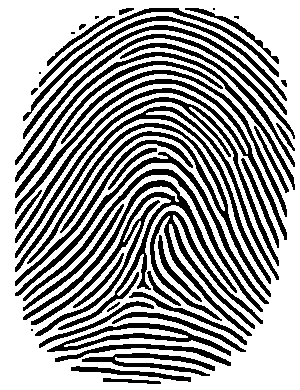
#> input picture pictures/01.png, 300 x 390 px
$ python -i Logic.py   (imports and definitions only)
#> lines starting #> are read from the running program, lines starting #| are printed output that depends on the picture; after the words box and inside, x2 and y2 are one past the last pixel; in counts of white or black regions, pixels touching at a corner belong together
import cv2
import numpy as np


def convert_to_gray(image):
    if image.shape[2] == 3:
        image = cv2.cvtColor(image, cv2.COLOR_BGR2GRAY)
    return image


def binarization(image, threshold):
    look_up_table = np.empty(256, np.uint8)

    for i in range(256):
        if i <= threshold:
            look_up_table[i] = 1
        else:
            look_up_table[i] = 0

    return cv2.LUT(image, look_up_table)


def otsu(image):
    image = convert_to_gray(image)
    hist = cv2.calcHist([image], [0], None, [256], [0, 256])
    hist_norm = hist.ravel() / hist.sum()
    Q = hist_norm.cumsum()

    bins = np.arange(256)

    fn_min = np.inf
    thresh = -1

    for i in range(1, 256):
        p1, p2 = np.hsplit(hist_norm, [i])  # probabilities
        q1, q2 = Q[i], Q[255] - Q[i]  # cum sum of classes
        if q1 < 1.e-6 or q2 < 1.e-6:
            continue
        b1, b2 = np.hsplit(bins, [i])  # weights
        # finding means and variances
        m1, m2 = np.sum(p1 * b1) / q1, np.sum(p2 * b2) / q2
        v1, v2 = np.sum(((b1 - m1) ** 2) * p1) / q1, np.sum(((b2 - m2) ** 2) * p2) / q2
        # calculates the minimization function
        fn = v1 * q1 + v2 * q2
        if fn < fn_min:
            fn_min = fn
            thresh = i

    return binarization(image, thresh)


def K3M(image):
    a_values = [[3, 6, 7, 12, 14, 15, 24, 28, 30, 31, 48, 56, 60, 62, 63, 96, 112, 120,
                 124, 126, 127, 129, 131, 135, 143, 159, 191, 192, 193, 195, 199, 207, 223,
                 224, 225, 227, 231, 239, 240, 241, 243, 247, 248, 249, 251, 252, 253, 254],
                [7, 14, 28, 56, 112, 131, 193, 224],
                [7, 14, 15, 28, 30, 56, 60, 112, 120, 131, 135, 193, 195, 224, 225, 240],
                [7, 14, 15, 28, 30, 31, 56, 60, 62, 112, 120, 124, 131,
                 135, 143, 193, 195, 199, 224, 225, 227, 240, 241, 248],
                [7, 14, 15, 28, 30, 31, 56, 60, 62, 63, 112, 120, 124, 126, 131, 135, 143,
                 159, 193, 195, 199, 207, 224, 225, 227, 231, 240, 241, 243, 248, 249, 252],
                [7, 14, 15, 28, 30, 31, 56, 60, 62, 63, 112, 120, 124, 126, 131, 135, 143, 159, 191,
                 193, 195, 199, 207, 224, 225, 227, 231, 239, 240, 241, 243, 248, 249, 251, 252, 254]]

    look_up_table = np.zeros(256, np.uint8)
    for i in range(256):
        if i in a_values[0]:
            look_up_table[i] = 1

    kernel = np.array([[128, 1, 2],
                       [64, 0, 4],
                       [32, 16, 8]])

    kernel_altered = np.array([[128, 1, 2],
                               [64, 256, 4],
                               [32, 16, 8]])
    image = otsu(image)

    # expand image by 1 pixel border
    height = image.shape[0]
    width = image.shape[1]

    expand_zero = np.zeros((height+2, width+2), dtype=np.uint8)

    # insert original image within 0-filled matrix
    expand_zero[1:height+1, 1:width+1] = image

    # switch original image
    image = expand_zero

    while True:
        copy = image.copy()

        temp = cv2.filter2D(image, -1, kernel_altered, delta=-256)
        border = cv2.LUT(temp, look_up_table)

        for i in range(1, 6):
            indices = np.argwhere(border == 1)
            for (y, x) in indices:
                area = image[y-1:y+2, x-1:x+2]
                weight = np.sum(area * kernel)
                if weight in a_values[i]:
                    image[y, x] = 0
        if (image == copy).all():
            break

    indices = np.argwhere(image == 1)
    for (y, x) in indices:
        area = image[y - 1:y + 2, x - 1:x + 2]
        weight = np.sum(area * kernel)
        if weight in a_values[0]:
            image[y, x] = 0
    image = image[1:-1, 1:-1]
    result = np.where(image > 0, 0, 255).astype(np.uint8)
    result = cv2.cvtColor(result, cv2.COLOR_GRAY2BGR)
    return result


# [96 lines left out: functions detect_minutiae, delete_false_minutiae, find_percentage_index, not called in this run]

>>> import cv2
>>> picture = cv2.imread('pictures/01.png')
#> picture is the input picture: shape (390, 300, 3); 62.6% white; 47 black regions (6 under 20 px), largest, box (x1, y1, x2, y2) and area: (23, 180, 237, 336) 4591, (15, 79, 287, 243) 3309, (27, 123, 271, 297) 2837
>>> result = K3M(picture)
#> in otsu, `hist = cv2.calcHist([image], [0], None, [256], [0, 256])`: hist = 256 values, max 73209 at index 255, min 0 at index 1, mean 457
#> in otsu, `hist_norm = hist.ravel() / hist.sum()`: hist_norm = 256 values, max 0.626 at index 255, min 0 at index 1, mean 0.00391
#> in otsu, `Q = hist_norm.cumsum()`: Q = 256 values from 0.374 to 1
#> the loop in otsu, `for i in range(1, 256):` made 255 passes
#> (p1, fn_min) on pass 1: ([0.374], 0)
#> p1 on passes 2 to 7: [0.374, 0], [0.374, 0, 0], [0.374, 0, 0, 0], [0.374, 0, 0, 0, 0], [0.374, 0, 0, 0, 0, 0], [0.374, 0, 0, 0, 0, 0, 0]
#> after the loop in otsu, `for i in range(1, 256):`: fn_min = 0; thresh = 1
#> after the loop in binarization, `for i in range(256):`: look_up_table = 256 values, max 1 at index 0, min 0 at index 2, mean 0.00781
#> in K3M, `expand_zero[1:height+1, 1:width+1] = image`:
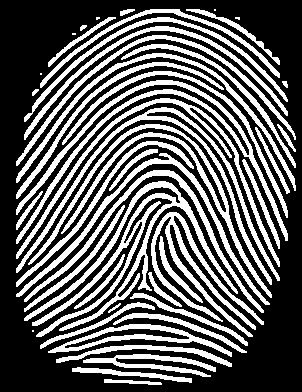
#> expand_zero: shape (392, 302); values 0 (black) and 1 (white), 37% white; 47 white regions (6 under 20 px), largest, box (x1, y1, x2, y2) and area: (24, 181, 238, 337) 4591, (16, 80, 288, 244) 3309, (28, 124, 272, 298) 2837
#> the loop in K3M, `while True:` made 4 passes
#> pass 1, in K3M, `temp = cv2.filter2D(image, -1, kernel_altered, delta=-256)`:
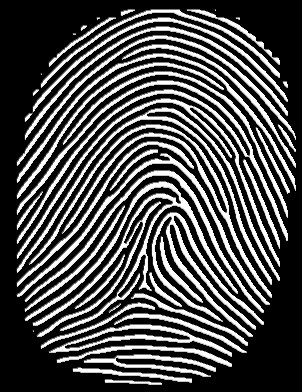
#> temp: shape (392, 302); min 0, max 255, mean 76.9
#> pass 1, in K3M, `border = cv2.LUT(temp, look_up_table)`:
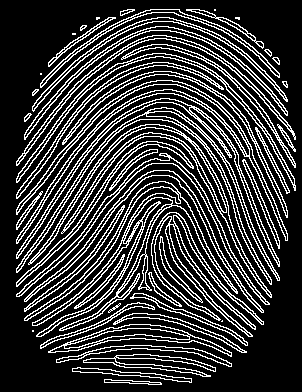
#> border: shape (392, 302); values 0 (black) and 1 (white), 22.5% white in thin lines or dots, all inside (x1, y1, x2, y2) = (16, 9, 296, 385)
#> pass 2, in K3M, `copy = image.copy()`:
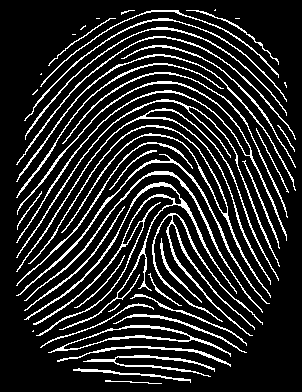
#> copy: shape (392, 302); values 0 (black) and 1 (white), 15.4% white in thin lines or dots, all inside (x1, y1, x2, y2) = (16, 9, 296, 384)
#> after the loop in K3M, `while True:`:
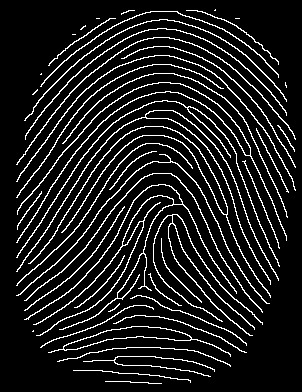
#> image: shape (392, 302); values 0 (black) and 1 (white), 11.2% white in thin lines or dots, all inside (x1, y1, x2, y2) = (16, 9, 296, 384)
#> after the loop in K3M, `while True:`:
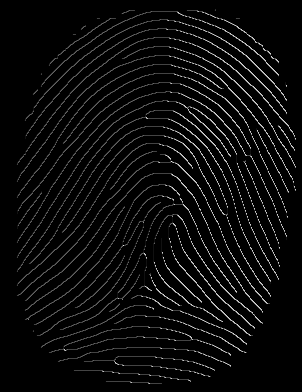
#> temp: shape (392, 302); min 0, max 236, mean 11.4
#> in K3M, `indices = np.argwhere(image == 1)`: indices = 13303 pairs, first value 9 to 383, second value 16 to 295
#> the loop in K3M, `for (y, x) in indices:` made 13303 passes
#> (y, x, area, weight) on passes 1 to 3: (9, 215, [[0, 0, 0], [0, 1, 0], [1, 1, 0]], 48), (10, 128, [[0, 0, 0], [0, 1, 1], [1, 1, 0]], 52), (10, 129, [[0, 0, 0], [1, 1, 1], [1, 0, 0]], 100)
#> after the loop in K3M, `for (y, x) in indices:`: image: shape (392, 302); values 0 (black) and 1 (white), 11.2% white in thin lines or dots, all inside (x1, y1, x2, y2) = (16, 10, 296, 384)
#> in K3M, `image = image[1:-1, 1:-1]`:
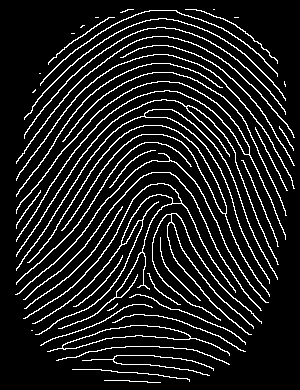
#> image: shape (390, 300); values 0 (black) and 1 (white), 11.3% white in thin lines or dots, all inside (x1, y1, x2, y2) = (15, 9, 295, 383)

$ run again, on pictures/02.png
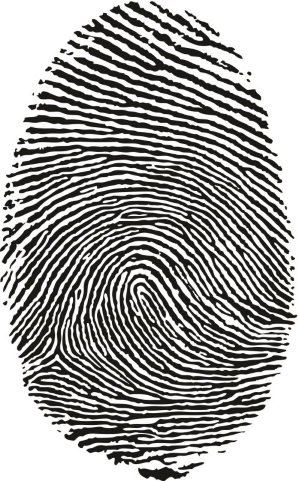
#> input picture pictures/02.png, 298 x 481 px
#> picture is the input picture: shape (481, 298, 3); mean B, G, R 157.4, 159.7, 160.2
#> hist = 256 values, max 32585 at index 255, min 0 at index 0, mean 559.9
#> hist_norm = 256 values, max 0.227 at index 255, min 0 at index 0, mean 0.00391
#> Q = 256 values from 0 to 1
#> the loop in otsu, `for i in range(1, 256):` made 255 passes
#> (p1, q1, q2, m1, m2, v1, v2, fn) on pass 16: ([0, 0, 0, 0, 0, 0, 0, 0, 0, 0, 0, 0, 0, 0, 0, 0], 6.98e-06, 1, 0, 159.7, 0, 10533.9, 10533.8)
#> in binarization, `return cv2.LUT(image, look_up_table)`:
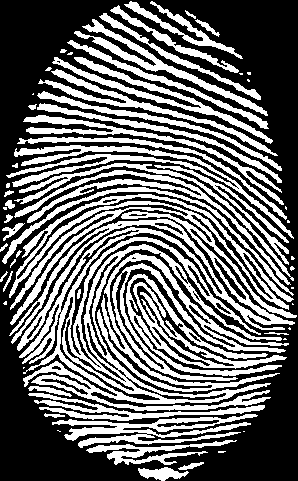
#> returned value: shape (481, 298); values 0 (black) and 1 (white), 41.4% white; 63 white regions (22 under 20 px), largest, box (x1, y1, x2, y2) and area: (9, 194, 297, 411) 19177, (97, 253, 289, 392) 5074, (126, 274, 287, 376) 3724
#> expand_zero: shape (483, 300); values 0 (black) and 1 (white), 40.9% white; 63 white regions (22 under 20 px), largest, box (x1, y1, x2, y2) and area: (10, 195, 298, 412) 19177, (98, 254, 290, 393) 5074, (127, 275, 288, 377) 3724
#> the loop in K3M, `for (y, x) in indices:` made 18466 passes
#> (y, x) on passes 1 to 3: (3, 151), (3, 152), (4, 152)
#> in K3M, `image = image[1:-1, 1:-1]`:
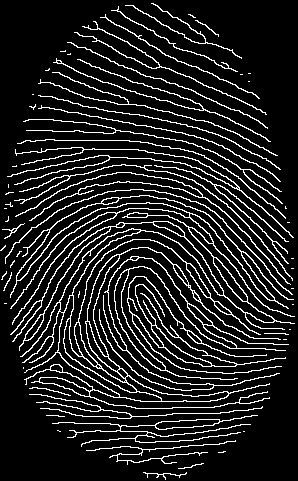
#> image: shape (481, 298); values 0 (black) and 1 (white), 12.8% white in thin lines or dots

$ run again, on pictures/03.png
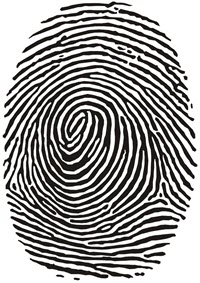
#> input picture pictures/03.png, 200 x 283 px
#> picture is the input picture: shape (283, 200, 3); mean B, G, R 155.5, 157, 157.9
#> hist = 256 values, max 16201 at index 255, min 39 at index 130, mean 221.1
#> hist_norm = 256 values, max 0.286 at index 255, min 0.000689 at index 130, mean 0.00391
#> Q = 256 values from 0.00405 to 1
#> the loop in otsu, `for i in range(1, 256):` made 255 passes
#> (p1, q1, q2, m1, m2, v1, v2, fn) on passes 1 to 4: ([0.00405], 0.00601, 0.994, 0, 158, 0, 11080.1, 11013.5), ([0.00405, 0.00196], 0.00829, 0.992, 0.237, 158.4, 0.165, 11056.9, 10965.3), ([0.00405, 0.00196, 0.00228], 0.011, 0.989, 0.59, 158.8, 0.568, 11031.6, 10909.7), ([0.00405, 0.00196, 0.00228, 0.00276], 0.0151, 0.985, 0.981, 159.5, 1.16, 11009.2, 10843.3)
#> expand_zero: shape (285, 202); values 0 (black) and 1 (white), 40.7% white; 38 white regions (9 under 20 px), largest, box (x1, y1, x2, y2) and area: (7, 73, 198, 230) 11237, (18, 30, 191, 103) 1457, (5, 66, 197, 153) 1128
#> after the loop in K3M, `while True:`:
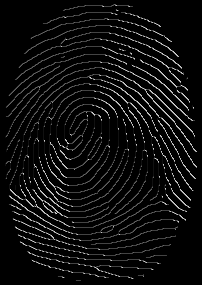
#> temp: shape (285, 202); min 0, max 236, mean 14.5
#> the loop in K3M, `for (y, x) in indices:` made 8530 passes
#> (y, x) on passes 1 to 3: (4, 113), (4, 114), (4, 115)
#> in K3M, `image = image[1:-1, 1:-1]`:
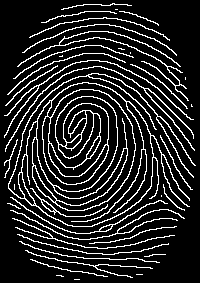
#> image: shape (283, 200); values 0 (black) and 1 (white), 14.9% white in thin lines or dots

$ run again, on pictures/04.png
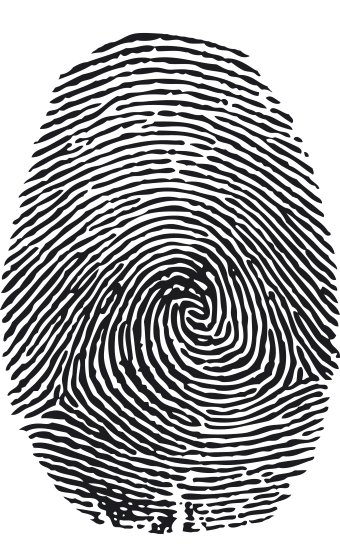
#> input picture pictures/04.png, 340 x 558 px
#> picture is the input picture: shape (558, 340, 3); mean B, G, R 167.5, 165.7, 165.8
#> hist = 256 values, max 83020 at index 255, min 0 at index 0, mean 741.1
#> hist_norm = 256 values, max 0.438 at index 255, min 0 at index 0, mean 0.00391
#> Q = 256 values from 0 to 1
#> the loop in otsu, `for i in range(1, 256):` made 255 passes
#> (q1, q2, m1, m2, v1, v2, fn, fn_min) on passes 27, 29, 30, 31, 32, 33, 34: (0.000664, 0.999, 0, 166, 0, 10878.2, 10871, 10871), (0.295, 0.705, 26.92, 224, 1.11, 4759.1, 3356.7, 3356.7), (0.299, 0.701, 27.66, 224.8, 0.178, 4174.1, 2927.1, 2927.1), (0.302, 0.698, 27.75, 225.7, 0.185, 3977.4, 2775.9, 2775.9), (0.305, 0.695, 27.85, 226.4, 0.24, 3810.3, 2649.3, 2649.3), (0.307, 0.693, 27.92, 227, 0.352, 3680.3, 2550.6, 2550.6), (0.309, 0.691, 27.98, 227.6, 0.514, 3568.7, 2466.1, 2466.1)
#> after the loop in otsu, `for i in range(1, 256):`: fn_min = 558; thresh = 144
#> after the loop in binarization, `for i in range(256):`: look_up_table = 256 values, max 1 at index 0, min 0 at index 145, mean 0.566
#> expand_zero: shape (560, 342); values 0 (black) and 1 (white), 39% white; 70 white regions (3 under 20 px), largest, box (x1, y1, x2, y2) and area: (3, 206, 334, 466) 28765, (9, 234, 259, 397) 3065, (40, 462, 178, 535) 2900
#> indices = 19529 pairs, first value 37 to 534, second value 1 to 339
#> the loop in K3M, `for (y, x) in indices:` made 19529 passes
#> (y, x) on passes 18 to 20: (37, 156), (37, 157), (37, 158)
#> in K3M, `image = image[1:-1, 1:-1]`:
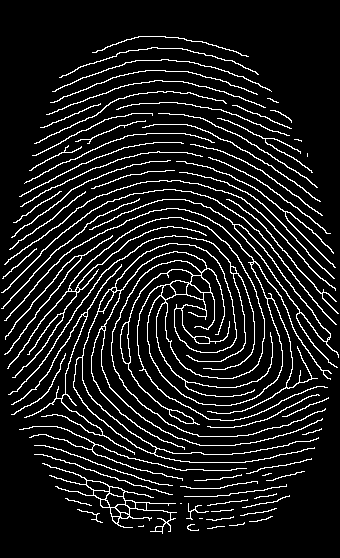
#> image: shape (558, 340); values 0 (black) and 1 (white), 10.2% white in thin lines or dots, all inside (x1, y1, x2, y2) = (1, 36, 339, 534)
